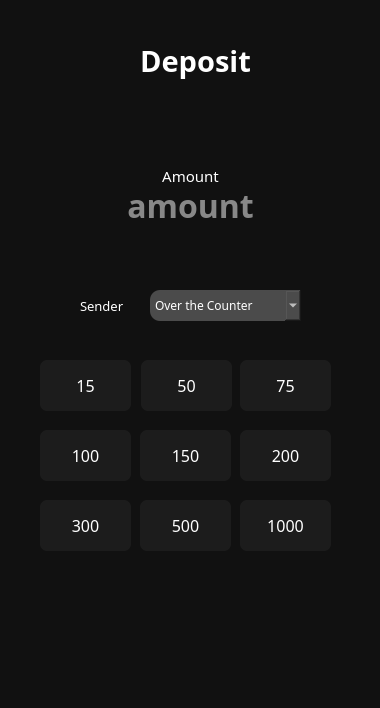
<?xml version="1.0" encoding="UTF-8"?>
<ui version="4.0">
 <class>Dialog</class>
 <widget class="QDialog" name="Dialog">
  <property name="geometry">
   <rect>
    <x>0</x>
    <y>0</y>
    <width>380</width>
    <height>708</height>
   </rect>
  </property>
  <property name="minimumSize">
   <size>
    <width>380</width>
    <height>708</height>
   </size>
  </property>
  <property name="maximumSize">
   <size>
    <width>380</width>
    <height>708</height>
   </size>
  </property>
  <property name="windowTitle">
   <string>Deposit</string>
  </property>
  <property name="styleSheet">
   <string notr="true">border-radius: 7px;</string>
  </property>
  <widget class="QFrame" name="frame">
   <property name="geometry">
    <rect>
     <x>-10</x>
     <y>0</y>
     <width>401</width>
     <height>711</height>
    </rect>
   </property>
   <property name="styleSheet">
    <string notr="true">background-color: #111111;</string>
   </property>
   <property name="frameShape">
    <enum>QFrame::StyledPanel</enum>
   </property>
   <property name="frameShadow">
    <enum>QFrame::Raised</enum>
   </property>
   <widget class="QPushButton" name="backButton">
    <property name="geometry">
     <rect>
      <x>30</x>
      <y>30</y>
      <width>41</width>
      <height>61</height>
     </rect>
    </property>
    <property name="styleSheet">
     <string notr="true"/>
    </property>
    <property name="text">
     <string/>
    </property>
    <property name="icon">
     <iconset>
      <normaloff>../../Downloads/Group 30.png</normaloff>../../Downloads/Group 30.png</iconset>
    </property>
    <property name="iconSize">
     <size>
      <width>30</width>
      <height>30</height>
     </size>
    </property>
    <property name="flat">
     <bool>true</bool>
    </property>
   </widget>
   <widget class="QLineEdit" name="lineAmount">
    <property name="geometry">
     <rect>
      <x>80</x>
      <y>180</y>
      <width>241</width>
      <height>51</height>
     </rect>
    </property>
    <property name="font">
     <font>
      <family>Montserrat ExtraBold</family>
      <pointsize>24</pointsize>
      <bold>true</bold>
     </font>
    </property>
    <property name="autoFillBackground">
     <bool>false</bool>
    </property>
    <property name="styleSheet">
     <string notr="true">color: white;
background-color: transparent;
border: black;</string>
    </property>
    <property name="text">
     <string/>
    </property>
    <property name="alignment">
     <set>Qt::AlignCenter</set>
    </property>
    <property name="placeholderText">
     <string>amount</string>
    </property>
   </widget>
   <widget class="QLabel" name="label_4">
    <property name="geometry">
     <rect>
      <x>100</x>
      <y>230</y>
      <width>61</width>
      <height>16</height>
     </rect>
    </property>
    <property name="styleSheet">
     <string notr="true">color:white;</string>
    </property>
    <property name="text">
     <string>Sender</string>
    </property>
   </widget>
   <widget class="QLabel" name="label_2">
    <property name="geometry">
     <rect>
      <x>80</x>
      <y>160</y>
      <width>241</width>
      <height>31</height>
     </rect>
    </property>
    <property name="font">
     <font>
      <family>Montserrat Medium</family>
      <pointsize>11</pointsize>
     </font>
    </property>
    <property name="styleSheet">
     <string notr="true">color: white;
background-color: opacity(0%);</string>
    </property>
    <property name="text">
     <string>Amount</string>
    </property>
    <property name="alignment">
     <set>Qt::AlignCenter</set>
    </property>
   </widget>
   <widget class="QComboBox" name="fromwho">
    <property name="geometry">
     <rect>
      <x>160</x>
      <y>290</y>
      <width>151</width>
      <height>31</height>
     </rect>
    </property>
    <property name="font">
     <font>
      <family>Montserrat Light</family>
      <pointsize>9</pointsize>
      <bold>false</bold>
     </font>
    </property>
    <property name="layoutDirection">
     <enum>Qt::LeftToRight</enum>
    </property>
    <property name="styleSheet">
     <string notr="true">color: white;
background-color: #4B4B4B;
border-radius: 10px;

</string>
    </property>
    <item>
     <property name="text">
      <string>Over the Counter</string>
     </property>
    </item>
    <item>
     <property name="text">
      <string>Local Banks</string>
     </property>
    </item>
    <item>
     <property name="text">
      <string>International Banks</string>
     </property>
    </item>
   </widget>
   <widget class="QLabel" name="label_7">
    <property name="geometry">
     <rect>
      <x>130</x>
      <y>40</y>
      <width>151</width>
      <height>41</height>
     </rect>
    </property>
    <property name="font">
     <font>
      <family>Montserrat SemiBold</family>
      <pointsize>22</pointsize>
      <bold>true</bold>
     </font>
    </property>
    <property name="styleSheet">
     <string notr="true">color:white;
background-color: opacity(0%);</string>
    </property>
    <property name="text">
     <string>Deposit</string>
    </property>
    <property name="alignment">
     <set>Qt::AlignCenter</set>
    </property>
   </widget>
   <widget class="QLabel" name="label">
    <property name="geometry">
     <rect>
      <x>20</x>
      <y>110</y>
      <width>361</width>
      <height>161</height>
     </rect>
    </property>
    <property name="text">
     <string/>
    </property>
    <property name="pixmap">
     <pixmap>../../Downloads/Group 24.png</pixmap>
    </property>
    <property name="scaledContents">
     <bool>true</bool>
    </property>
   </widget>
   <widget class="QLabel" name="label_3">
    <property name="geometry">
     <rect>
      <x>90</x>
      <y>290</y>
      <width>61</width>
      <height>31</height>
     </rect>
    </property>
    <property name="font">
     <font>
      <family>Montserrat Medium</family>
      <pointsize>10</pointsize>
     </font>
    </property>
    <property name="styleSheet">
     <string notr="true">color: white;
background-color: opacity(0%);</string>
    </property>
    <property name="text">
     <string>Sender</string>
    </property>
   </widget>
   <widget class="QPushButton" name="button75">
    <property name="geometry">
     <rect>
      <x>250</x>
      <y>360</y>
      <width>91</width>
      <height>51</height>
     </rect>
    </property>
    <property name="font">
     <font>
      <family>Montserrat Light</family>
      <pointsize>12</pointsize>
     </font>
    </property>
    <property name="styleSheet">
     <string notr="true">color: white; 
background-color: #1C1C1C;
border-radius: 7px;</string>
    </property>
    <property name="text">
     <string>75</string>
    </property>
    <property name="default">
     <bool>false</bool>
    </property>
    <property name="flat">
     <bool>false</bool>
    </property>
   </widget>
   <widget class="QPushButton" name="button200">
    <property name="geometry">
     <rect>
      <x>250</x>
      <y>430</y>
      <width>91</width>
      <height>51</height>
     </rect>
    </property>
    <property name="font">
     <font>
      <family>Montserrat Light</family>
      <pointsize>12</pointsize>
     </font>
    </property>
    <property name="styleSheet">
     <string notr="true">color: white; 
background-color: #1C1C1C;
border-radius: 7px;</string>
    </property>
    <property name="text">
     <string>200</string>
    </property>
   </widget>
   <widget class="QPushButton" name="button50">
    <property name="geometry">
     <rect>
      <x>151</x>
      <y>360</y>
      <width>91</width>
      <height>51</height>
     </rect>
    </property>
    <property name="font">
     <font>
      <family>Montserrat Light</family>
      <pointsize>12</pointsize>
     </font>
    </property>
    <property name="styleSheet">
     <string notr="true">color: white; 
background-color: #1C1C1C;
border-radius: 7px;</string>
    </property>
    <property name="text">
     <string>50</string>
    </property>
   </widget>
   <widget class="QPushButton" name="button500">
    <property name="geometry">
     <rect>
      <x>150</x>
      <y>500</y>
      <width>91</width>
      <height>51</height>
     </rect>
    </property>
    <property name="font">
     <font>
      <family>Montserrat Light</family>
      <pointsize>12</pointsize>
     </font>
    </property>
    <property name="styleSheet">
     <string notr="true">color: white; 
background-color: #1C1C1C;
border-radius: 7px;</string>
    </property>
    <property name="text">
     <string>500</string>
    </property>
   </widget>
   <widget class="QPushButton" name="button100">
    <property name="geometry">
     <rect>
      <x>50</x>
      <y>430</y>
      <width>91</width>
      <height>51</height>
     </rect>
    </property>
    <property name="font">
     <font>
      <family>Montserrat Light</family>
      <pointsize>12</pointsize>
     </font>
    </property>
    <property name="styleSheet">
     <string notr="true">color: white; 
background-color: #1C1C1C;
border-radius: 7px;</string>
    </property>
    <property name="text">
     <string>100</string>
    </property>
   </widget>
   <widget class="QPushButton" name="button300">
    <property name="geometry">
     <rect>
      <x>50</x>
      <y>500</y>
      <width>91</width>
      <height>51</height>
     </rect>
    </property>
    <property name="font">
     <font>
      <family>Montserrat Light</family>
      <pointsize>12</pointsize>
     </font>
    </property>
    <property name="styleSheet">
     <string notr="true">color: white; 
background-color: #1C1C1C;
border-radius: 7px;</string>
    </property>
    <property name="text">
     <string>300</string>
    </property>
   </widget>
   <widget class="QPushButton" name="button1000">
    <property name="geometry">
     <rect>
      <x>250</x>
      <y>500</y>
      <width>91</width>
      <height>51</height>
     </rect>
    </property>
    <property name="font">
     <font>
      <family>Montserrat Light</family>
      <pointsize>12</pointsize>
     </font>
    </property>
    <property name="styleSheet">
     <string notr="true">color: white; 
background-color: #1C1C1C;
border-radius: 7px;</string>
    </property>
    <property name="text">
     <string>1000</string>
    </property>
   </widget>
   <widget class="QPushButton" name="button15">
    <property name="geometry">
     <rect>
      <x>50</x>
      <y>360</y>
      <width>91</width>
      <height>51</height>
     </rect>
    </property>
    <property name="font">
     <font>
      <family>Montserrat Light</family>
      <pointsize>12</pointsize>
     </font>
    </property>
    <property name="styleSheet">
     <string notr="true">color: white; 
background-color: #1C1C1C;
border-radius: 7px;</string>
    </property>
    <property name="text">
     <string>15</string>
    </property>
   </widget>
   <widget class="QPushButton" name="button150">
    <property name="geometry">
     <rect>
      <x>150</x>
      <y>430</y>
      <width>91</width>
      <height>51</height>
     </rect>
    </property>
    <property name="font">
     <font>
      <family>Montserrat Light</family>
      <pointsize>12</pointsize>
     </font>
    </property>
    <property name="styleSheet">
     <string notr="true">color: white; 
background-color: #1C1C1C;
border-radius: 7px;</string>
    </property>
    <property name="text">
     <string>150</string>
    </property>
   </widget>
   <widget class="QPushButton" name="nextButton">
    <property name="geometry">
     <rect>
      <x>50</x>
      <y>570</y>
      <width>291</width>
      <height>71</height>
     </rect>
    </property>
    <property name="styleSheet">
     <string notr="true"/>
    </property>
    <property name="text">
     <string/>
    </property>
    <property name="icon">
     <iconset>
      <normaloff>../../Downloads/Group 58.png</normaloff>../../Downloads/Group 58.png</iconset>
    </property>
    <property name="iconSize">
     <size>
      <width>225</width>
      <height>225</height>
     </size>
    </property>
    <property name="flat">
     <bool>true</bool>
    </property>
   </widget>
   <zorder>button75</zorder>
   <zorder>button200</zorder>
   <zorder>button50</zorder>
   <zorder>button500</zorder>
   <zorder>button100</zorder>
   <zorder>button300</zorder>
   <zorder>button1000</zorder>
   <zorder>button15</zorder>
   <zorder>button150</zorder>
   <zorder>backButton</zorder>
   <zorder>label_4</zorder>
   <zorder>label_7</zorder>
   <zorder>label</zorder>
   <zorder>label_2</zorder>
   <zorder>lineAmount</zorder>
   <zorder>fromwho</zorder>
   <zorder>label_3</zorder>
   <zorder>nextButton</zorder>
  </widget>
 </widget>
 <resources/>
 <connections/>
</ui>
